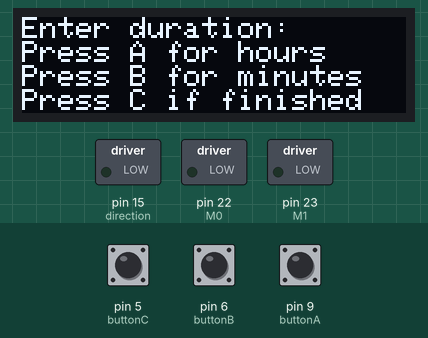
This sketch was run on a simulated Arduino Mega 2560, built with avr-gcc and run on an emulated ATmega2560. Parts: 128×32 one-colour display, switched loads named in the sketch (green lamp = pin HIGH). The inputs (shaded band) are chosen by the test bench; at power-on: pin 6 (buttonB) HIGH, pin 9 (buttonA) HIGH, pin 5 (buttonC) HIGH. The display library's start-up logo is not drawn; pins used as bus, display or sensor lines are not drawn; what the sketch prints to the serial monitor is not drawn.

Above: at 3.2 s.
3.3 s: pin 6 (buttonB) pulled LOW for 0.15 s
At 4.1 s:
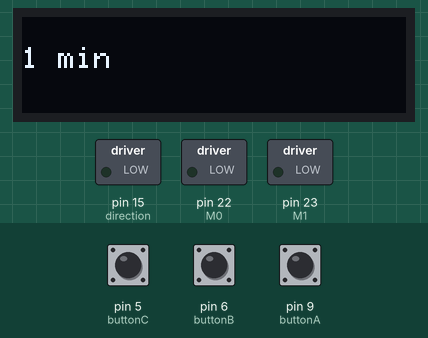
4.9 s: pin 9 (buttonA) pulled LOW for 0.15 s
At 6.1 s:
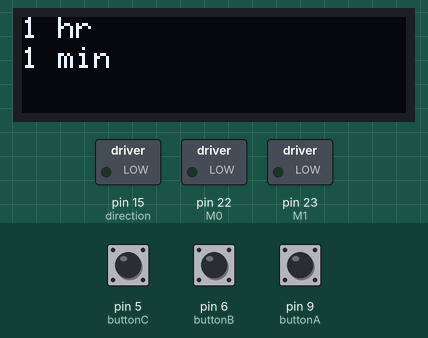
6.5 s: pin 5 (buttonC) pulled LOW for 0.15 s
At 6.8 s:
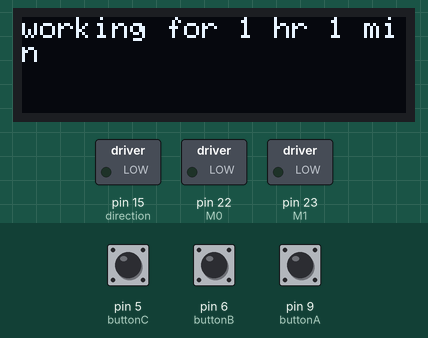
9.6 s: pin 9 (buttonA) pulled LOW for 1 s
At 11.4 s:
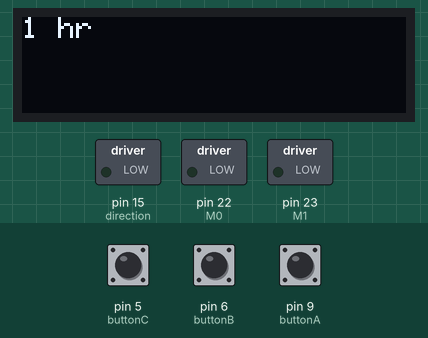
12.1 s: pin 5 (buttonC) pulled LOW for 1 s
At 12.5 s:
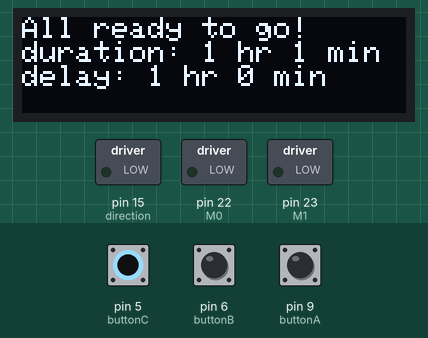
16.1 s: pin 6 (buttonB) pulled LOW for 3.2 s
At 18.2 s:
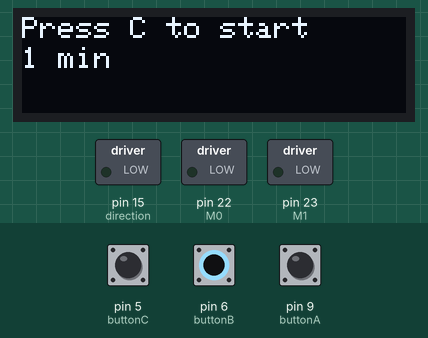
Timing chart, 0 to 19.7 s (numbered marks = the images above; inputs shaded):
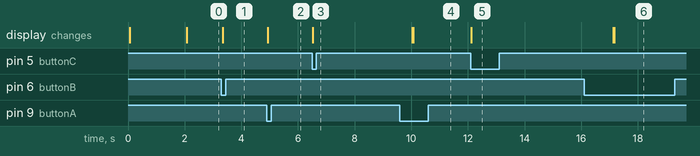

The sketch:

driveroled_fault.ino
```cpp
// Minnie Yoo, 4/9/19
// driveroled.ino
// This is the integration of OLED (oledworks3.ino) and Stepperdriver (simple.ino) files
//////////////////////////////////////////TODO///////////////////////////////////////////
//
/////////////////////////////////////////////////////////////////////////////////////////
// Steppermotor that runs for 12 hours
// delay(1+774)=delay(775) milliseconds * 56000 iterations = 12 hours
// In order to run for:
// 	12 hours: delay(774);
// 	24 hours: delay(1547);
// pin 5: Direction (Low is in, High is out)
// 	- Direction relative to the front of motor (Low is counter-clockwise, High is clockwise)
// pin 9: Step (Low is don't step, High is step)
// ----------------------------------------------------------
// TRQ	TR1 	current
// High	High	25%
// Low	High	50%
// High	Low	75%
// Low	Low	100%
// ----------------------------------------------------------
// pin 6: TRQ
// pin 12: TR1
// Adalogger pin #8 green LED
// Adalogger pin #13 red LED
////////////////////////////////////////////////////////////////////////////////////////
// pinouts:
// pin 15: direction pin
// pin 18: TRQ
// pin 8: green LED pin
// pin 16: step pin
// pin 19: TR1
// pin 13: red LED pin
// pin 23: M1
// pin 9: buttonA
// pin 6: buttonB
// pin 5: buttonC
// pin 22: M0
// pin 20: SDA
// pin 21: SCL
// pin 14: FLT
// pin 17: SLP
// pin 24: EN
///////////////////////////////////////////////////////////////////////////////////////
#include <SPI.h>
#include <Wire.h>
#include <Adafruit_SSD1306.h>

Adafruit_SSD1306 display = Adafruit_SSD1306(128, 32, &Wire);

  #define buttonA 9
  #define buttonB 6
  #define buttonC 5

// variables for counters
int countA = 0;
int countB = 0;
int countC = 0;
int firstA = 0; // countA will be stored in here so countA can be used again
int firstB = 0; // countB will be stored in here so countB can be used again
int loopCount = 0; // count how many iterations during the loop

int buttonStateA = 0;
int buttonStateB = 0;
int buttonStateC = 0;
int lastButtonStateA = 0;
int lastButtonStateB = 0;
int lastButtonStateC = 0;

// blink out an error code with red LED
void error(uint8_t errno) {
  while(1) {
    uint8_t i;
    for (i=0; i<errno; i++) {
      digitalWrite(13, HIGH);
      delay(100);
      digitalWrite(13, LOW);
      delay(100);
    }
    for (i=errno; i<10; i++) {
      delay(200);
    }
  }
}


void printTime(int hr, int mins) {
  if (hr >= 0) { // can't be 0 because it passes 0 if there is none for now
    display.print(hr);
    if ((hr == 1) || (hr == 0)) {
        display.print(" hr ");
      }
    else
        display.print(" hrs ");
  }
  if (mins >= 0) { // can't be 0 because it passes 0 if there is none for now
    display.print(mins);
    if ((mins == 1) || (mins == 0)) {
        display.println(" min");
      }
    else
        display.println(" mins");
  }
}

void homing(int steps) {
  // go back however many steps it has taken so far
  digitalWrite(15, HIGH); // opposite direction
  for (int i=0; i<steps; i++) {
    digitalWrite(16, HIGH);
    delay(10);
    digitalWrite(16, LOW);
  }
}

void setup() {
  Serial.begin(9600);
  // initialize the button pin as an input
  //////////// OLED /////////////
  pinMode(buttonA, INPUT_PULLUP);
  pinMode(buttonB, INPUT_PULLUP);
  pinMode(buttonC, INPUT_PULLUP);

  pinMode(15, OUTPUT); // direction
  digitalWrite(15, LOW);
  pinMode(23, OUTPUT); // M1
  pinMode(22, OUTPUT); // M0
  digitalWrite(23, LOW);
  digitalWrite(22, LOW);
  pinMode(17, OUTPUT); // sleep
  digitalWrite(17, HIGH);
  pinMode(14, INPUT); // fault

  display.begin(SSD1306_SWITCHCAPVCC, 0x3c); // Address 0x3c for 128x32
  display.display(); // buffer splash screen
  display.clearDisplay();

  display.setTextSize(1);
  display.setTextColor(WHITE);
  display.setCursor(0,0);
  display.print("Welcome to WATERSAMPLER");
  display.setCursor(0,0);
  display.display();
  delay(2000);
  display.clearDisplay();

  display.println("Enter duration: ");
  display.println("Press A for hours");
  display.println("Press B for minutes");
  display.print("Press C if finished");
  display.setTextSize(0.8);
  display.display();
}

void loop() {
  if ((countA == 0) && (countB == 0)) {
    display.clearDisplay();
  }
  // read the pushbutton input pin:
  buttonStateA = digitalRead(buttonA);
  buttonStateB = digitalRead(buttonB);
  buttonStateC = digitalRead(buttonC);

  //display.clearDisplay();
  // compare the buttonState to its previous state
  if (buttonStateA != lastButtonStateA) {
    // if the state has changed, increment the counter
    if (buttonStateA == LOW) {
      // if the current state is LOW then the button was pressed
      // delete line by drawing black pixels over it
      for (int a=0; a <127; a++) {
        for (int b=0; b<=6; b++) {
          display.drawPixel(a,b,BLACK);
        }
      }
      Serial.println("black");


      // done deleting
      countA++;
      // this is when you want to go back to 0 for- ex) when you input wrong number
      if (countA == 25) {
        countA = 0;
      }
      Serial.print(countA);
      Serial.println(" hours");
      display.setTextColor(WHITE); // set it back to white to write
      display.setCursor(0,0);
      //display.clearDisplay();

      printTime(countA, -1);
      display.display();

    }
  }

  if (buttonStateB != lastButtonStateB) {
    if (buttonStateB == LOW) {
      // delete line by drawing black pixel over it
      for (int c=0; c <127; c++) {
        for (int d=0; d<=10; d++) {
          display.drawPixel(c,(d+7),BLACK);
        }
      }
      //Serial.println("black");
      //display.print(buttonPushCounterA);
      //display.print(" hours");
      // done deleting
      countB++;
      // this is when you want to go back to 0 for- ex) when you input wrong number
      if (countB == 60) {
        countB = 0;
      }
      Serial.print(countB);
      Serial.println(" minutes");
      display.setTextColor(WHITE); // set text back to white to write
      display.setCursor(0,10);
      //display.clearDisplay();
      printTime(-1, countB);
      display.display();

    }
  }

  // this is when the user is finished
  // program delay!!
  if (buttonStateC != lastButtonStateC) {
    if (buttonStateC == LOW) {
      if (countC == 0) {
      // when countC is 0
      // display for user
      display.clearDisplay();
      display.setCursor(0,0);
      display.print("working for ");
      printTime(countA, countB);
      display.display();
      delay(3500);

      firstA = countA;
      firstB = countB;
      // refresh countA and countB
      countA = 0;
      countB = 0;

      // buffer interface
      display.clearDisplay();
      display.setCursor(0,0);
      display.println("Enter initial delay: ");
      display.println("Press A for hours");
      display.println("Press B for minutes");
      display.print("Press C if finished");
      display.setTextSize(0.8);
      display.display();
      }
      if (countC == 1) { // when countC is 1
      display.clearDisplay();
      display.setCursor(0,0);
      display.println("All ready to go!");
      display.print("duration: ");
      printTime(firstA, firstB);
      display.print("delay: ");
      printTime(countA, countB);
      display.display();
      delay(5000);
      display.clearDisplay();
      display.setCursor(0,0);
      display.print("Press C to start");
      display.display();
      }
      if (countC == 2) { // when countC is 2
        display.clearDisplay();
        display.setCursor(0,0);
        display.print("Sampler starting...");
        display.display();

        /////// STEPPERMOTOR COMES IN HERE ///////
        Serial.println("steppermotor starting");
        // initial delay = countA hours + countB minutes --> convert them to seconds = countA*
        int init_delay = 60*(countA*60 + countB); // initial delay in seconds
        int motor_dur = 60*(firstA*60 + firstB); // motor duration in seconds
        int delayi = (motor_dur/7)-1;
        int i = 0;
       // pinMode(8, OUTPUT);
       // digitalWrite(8, HIGH);
        // already initialized M0 and M1 in setup
        //digitalWrite(22, LOW);
        //digitalWrite(23, LOW);

        // delay adds up to 10 seconds for each iteration
        for (i=0; i<init_delay/10; i++) {
          //digitalWrite(8, HIGH);
          delay(500); // green LED for half a second
          //digitalWrite(8,LOW);
          delay(9500); // green LED off for 9.5 seconds
        }
        //digitalWrite(5, LOW);
        //digitalWrite(5, HIGH);
        Serial.println("delay over");
        Serial.println(buttonStateC);
       // buttonStateC = HIGH;
       // Serial.println(buttonStateC);

        // delay should change
        // duration of the motor
        for (i=0; i<7000; i++) {
          // fault pin
          if (digitalRead(14) == LOW) {
            digitalWrite(13, HIGH); // red LED on
            display.clearDisplay();
            display.setCursor(0,0);
            display.print("FAULT");
            display.display();
          }
          // make current 100%
          digitalWrite(18, LOW);
          digitalWrite(19, LOW);
          // step once
          Serial.print("Step");
          digitalWrite(16, HIGH);
          delay(10);
          digitalWrite(16, LOW);
          // make current 25%
          digitalWrite(18, HIGH);
          digitalWrite(19, HIGH);
          // delay
          delay(delayi);
          loopCount++;
          //Serial.print(buttonStateC); // 1
          Serial.print(digitalRead(buttonC)); // 1
          if (loopCount > 20) {
         // if (digitalRead(buttonC) != buttonStateC) {
            if (digitalRead(buttonC) == LOW) {
              Serial.println(digitalRead(buttonC));
              break;
            }
         // }
          }


        } // loop done

        // next menu
        display.clearDisplay();
        display.setCursor(0,0);
        display.println("Home?");
        display.print("Press C");
        display.display();

      } // end of countC == 2

      if (countC == 3) {
        Serial.print(loopCount);
        homing(loopCount);
      }

      countC++;

    }
  }

  // save the current state as the last state,
  //for next time through the loop
  lastButtonStateA = buttonStateA;
  lastButtonStateB = buttonStateB;
  lastButtonStateC = buttonStateC;


}
```

Measured:
- after the input at 3.3 s, the display: changes at once (image 1)
- after the input at 4.9 s, the display: changes at once (image 2)
- after the input at 6.5 s, the display: changes at once (image 3)
- after the input at 9.6 s, the display: first differs from a run without the input after 0.47 s (image 4)
- after the input at 12.1 s, the display: changes at once (image 5)
- after the input at 16.1 s, the display: first differs from a run without the input after 1.1 s (image 6)
